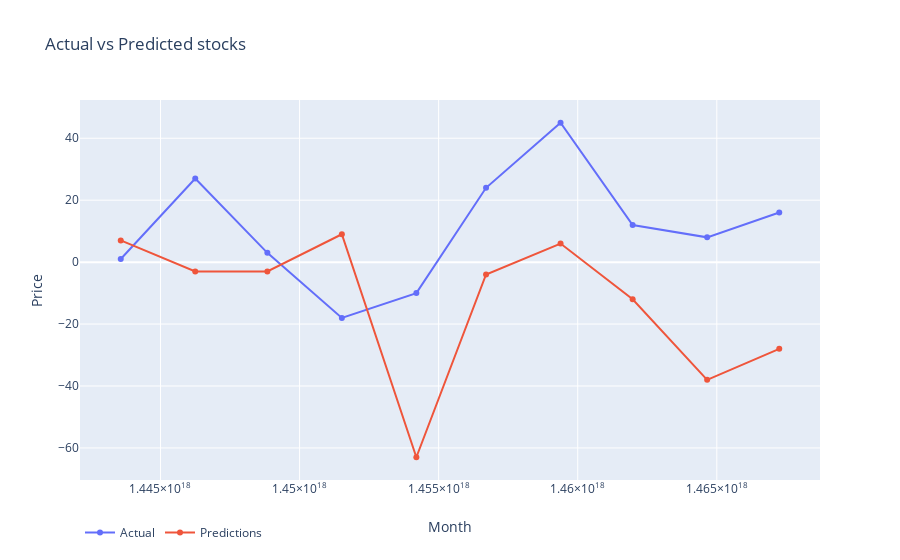

Notebook code for this chart:
### Code cell
plt_data = []
plt_data.append(go.Scatter(
    x = plot_df.index.values,
    y = plot_df['Actual'].values,
    name = 'Actual'
))
plt_data.append(go.Scatter(
    x = plot_df.index.values,
    y = plot_df['Predictions'].values,
    name = 'Predictions'
))
layout = go.Layout(dict(title = 'Actual vs Predicted stocks',
                       xaxis = dict(title = 'Month'),
                       yaxis = dict(title = 'Price'),
                       ), legend = dict(orientation = 'h'))
py.iplot(dict(data=plt_data, layout=layout), filename='basic-line')

### Figure 1 — Plotly figure (JSON) as saved in the notebook; plotly's stock layout.template omitted (floating-point values rounded to 4 significant figures)
{"data": [{"name": "Actual", "type": "scatter", "x": [1443571200000000000, 1446249600000000000, 1448841600000000000, 1451520000000000000, 1454198400000000000, 1456704000000000000, 1459382400000000000, 1461974400000000000, 1464652800000000000, 1467244800000000000], "y": [1, 27, 3, -18, -10, 24, 45, 12, 8, 16]}, {"name": "Predictions", "type": "scatter", "x": [1443571200000000000, 1446249600000000000, 1448841600000000000, 1451520000000000000, 1454198400000000000, 1456704000000000000, 1459382400000000000, 1461974400000000000, 1464652800000000000, 1467244800000000000], "y": [7, -3, -3, 9, -63, -4, 6, -12, -38, -28]}], "layout": {"legend": {"orientation": "h"}, "title": {"text": "Actual vs Predicted stocks"}, "xaxis": {"title": {"text": "Month"}}, "yaxis": {"title": {"text": "Price"}}}}
